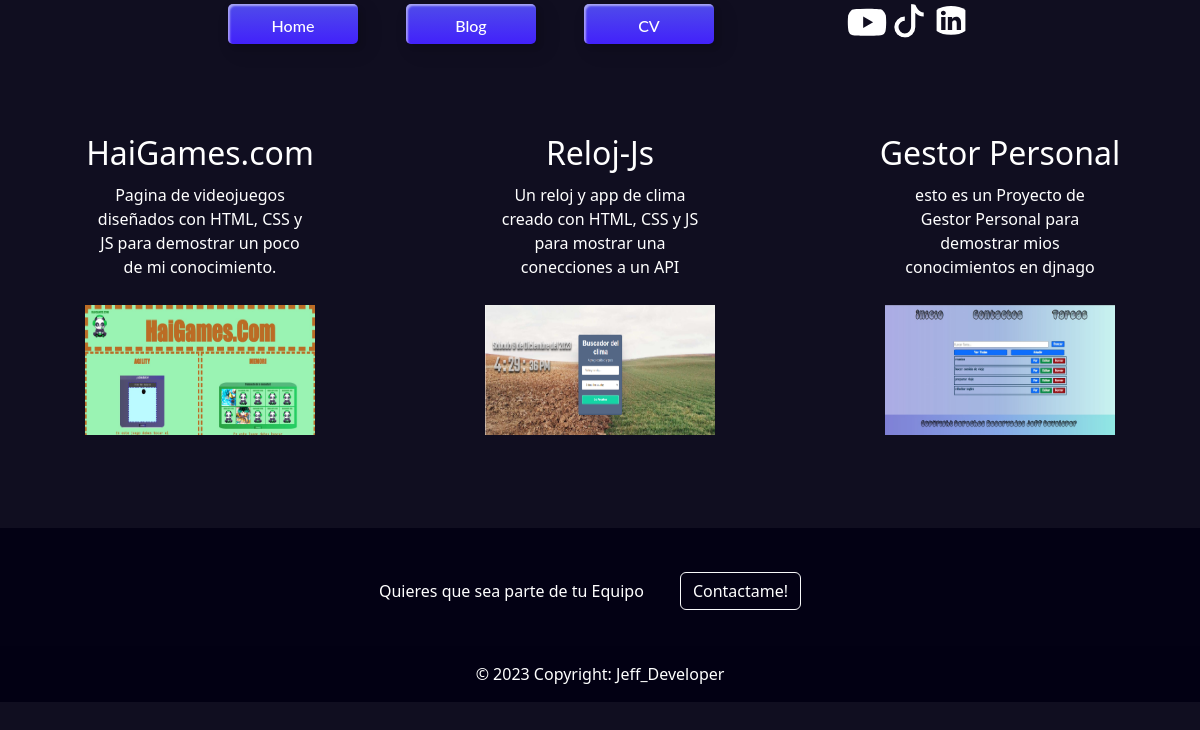
The app's page /, older data.
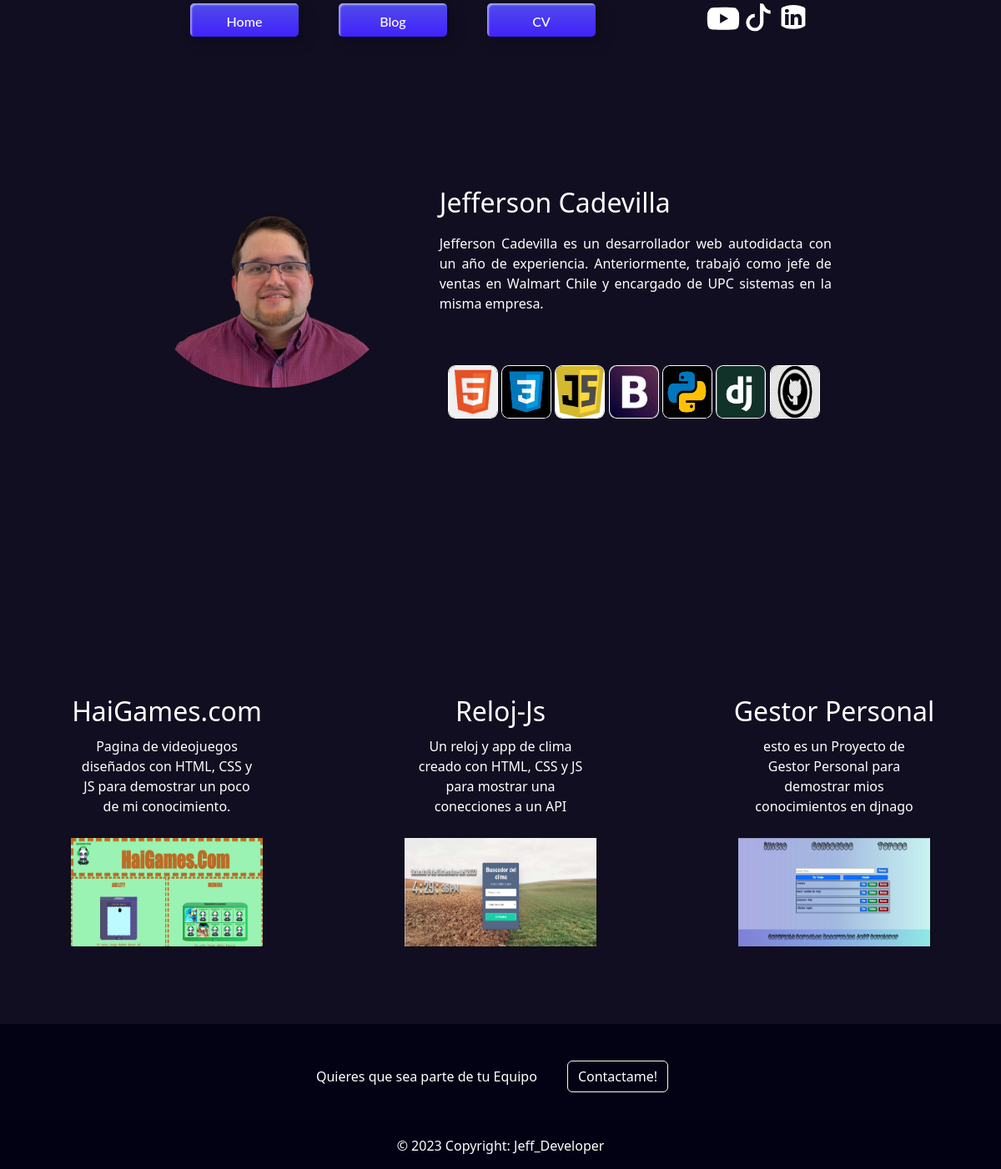
The same page, newer data.
### Portafolio/models.py (models this page shows, shortened)
class Projecto(models.Model):
    id = models.AutoField(primary_key=True)
    title = models.CharField( max_length=100)
    description = models.CharField(max_length=250)
    image = models.ImageField(upload_to="Portafolio/images/")
    url =models.URLField(blank=True)

class Imgpresent(models.Model):
    imagen = models.ImageField(upload_to='Portafolio/images/')
    title = models.CharField( max_length=100)
    id = models.AutoField(primary_key=True)

class Presentacion(models.Model):
    image = models.ImageField(upload_to="Portafolio/images/")
    title = models.CharField( max_length=100)
    description = models.CharField(max_length=500)
    sobre_mi = models.CharField(max_length=500)
    id = models.AutoField(primary_key=True)

### portafolio_jeff/views.py (the view)
# urls.py: 2. Add a URL to urlpatterns:  path('', views.home, name='home')
def home(request, Projecto_id=None):
    projectos = Projecto.objects.all()
    presentaciones = Presentacion.objects.all()
    imgs = Imgpresent.objects.all()
    return render(request, 'Principal.html', {'projectos': projectos, 'presentaciones': presentaciones,'imgs': imgs})

### Templates/Principal.html (shortened to what this page needs)
{% extends 'layout/base.html' %}
{% load static %}
        {% block content %}
            {% for presentacion in presentaciones %}
                <secction class="containerpresent">
                    <div class="Present">
                        <div id="carouselExampleSlidesOnly" class="carousel slide" data-bs-ride="carousel" data-bs-interval="2000">
                            <div class="carousel-inner">
                                {% for image in imgs %}
                                    <div class="carousel-item {% if forloop.first %} active {% endif %}">
                                        <img src="{{ image.imagen.url }}" class="d-block w-100 "  style=" border-radius: 100%;">
                                    </div>
                                {% endfor %}
                            </div>
                            <br>
                        </div>
                        <div class="text-container">
                            <h2 class="title01">{{ presentacion.title }}</h2>
                            <p class="title01">{{ presentacion.description }}</p>
                            <p class="title01">{{ presentacion.sobre_mi }}</p>
                            <div class="skill">
                                <img class="redesS" src="{% static "img/html5 - tabtag.jpg" %}">
                                <img class="redesS" src="{% static "img/CSS3 - MI PORTAL.jpg" %}">
                                <img class="redesS" src="{% static "img/Unplugged Coding in the classroom - The Blog of Curiosity and the Hungry Mind.jpg" %}">
                                <img class="redesS" src="{% static "img/File_Bootstrap logo_svg - Wikimedia Commons.jpg" %}">
                                <img class="redesS" src="{% static "img/Python - MI PORTAL.jpg" %}">
                                <img class="redesS" src="{% static "img/Django minimized logo.jpg" %}">
                                <img class="redesS" src="{% static "img/Social Media Computer Icons GitHub Social Network PNG - Free Download.jpg" %}">
                            </div>
                        </div>
                    </div>
                </secction>
            {% endfor %}
                <secction class="containerproyect">
                    {% for projecto in projectos %}
                        <article class="proyect">
                            <a class="link5" href="{{ projecto.url }}" target="_blank">
                            <h2 class="titlep">{{ projecto.title }}</h2>
                            <p class="parrafo01">{{ projecto.description }}</p>
                            <img class="img01" src="{{ projecto.image.url }}"/></a>
                            </article>
                    {% endfor %}
                </secction>
        {% endblock content %}

Row changes from the older to the newer data that the page shows:
added Presentacion: title "Jefferson Cadevilla", description "Jefferson Cadevilla es un desarrollador web autodidacta con un año de experiencia. Anteriormente, trabajó como jefe de ventas en Walmart Chile y encargado de UPC sistemas en la misma empresa."
now on this page (row unchanged): Imgpresent: imagen (picture)
